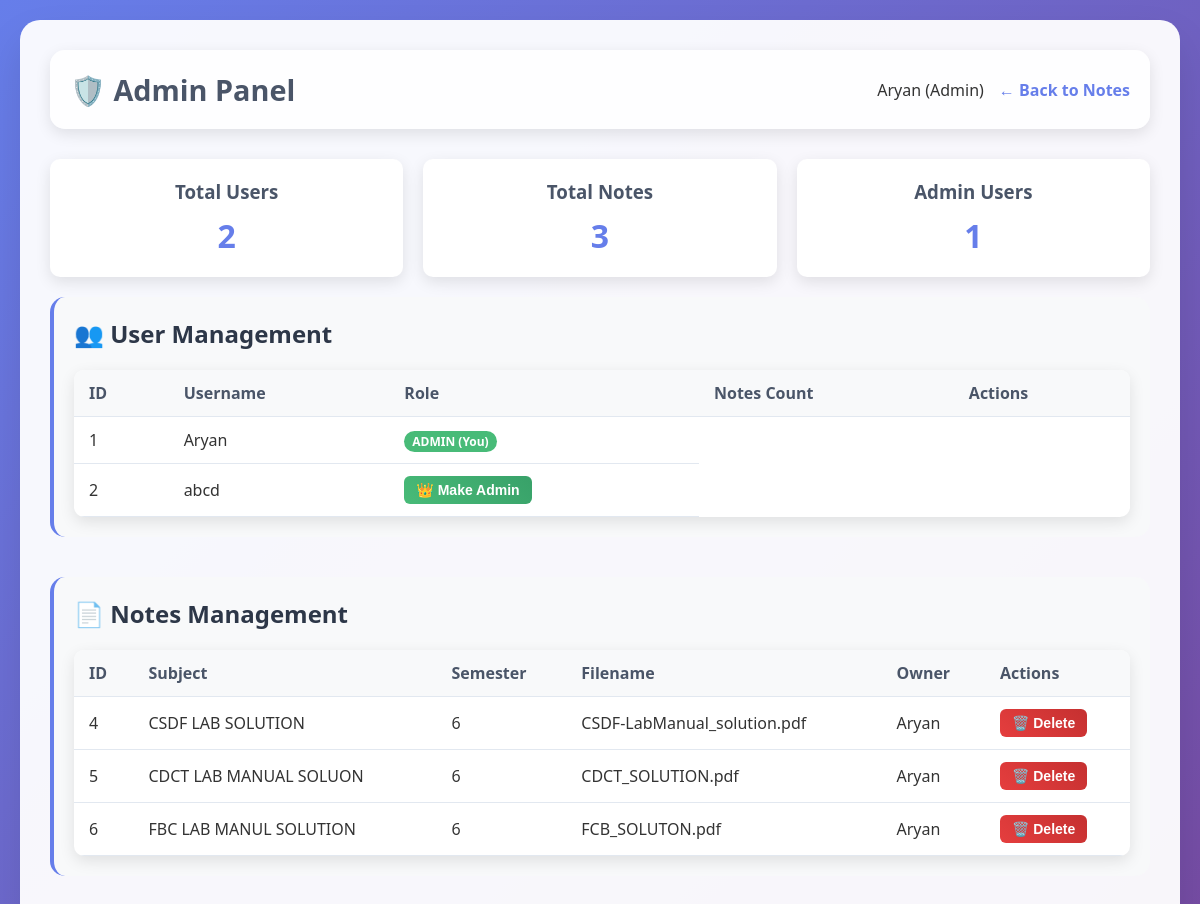
The page /admin (signed in) on the database its author committed.
### myapk.py (models this page shows, shortened)
class User(UserMixin, db.Model):
    id = db.Column(db.Integer, primary_key=True)
    username = db.Column(db.String(150), unique=True, nullable=False)
    password_hash = db.Column(db.String(150), nullable=False)
    is_admin = db.Column(db.Boolean, default=False)
    notes = db.relationship('Note', backref='user', lazy=True)

class Note(db.Model):
    id = db.Column(db.Integer, primary_key=True)
    subject = db.Column(db.String(200), nullable=False)
    semester = db.Column(db.String(100), nullable=False)
    filename = db.Column(db.String(200), nullable=False)
    user_id = db.Column(db.Integer, db.ForeignKey('user.id'), nullable=False)
    is_global = db.Column(db.Boolean, default=False)
    category = db.Column(db.String(50), default='General')
    ratings = db.relationship('Rating', backref='note', lazy=True, cascade='all, delete-orphan')

### myapk.py (the view)
@app.route("/admin")
@login_required
def admin_panel():
    if not current_user.is_admin:
        flash('Access denied. Admin privileges required.', 'error')
        return redirect(url_for('index'))
    users = User.query.all()
    notes = Note.query.all()
    return render_template('admin.html', users=users, notes=notes)

### myapk.py (called while the page is built)
@login_manager.user_loader
def load_user(user_id):
    return User.query.get(int(user_id))

### templates/admin.html (shortened to what this page needs)
<!DOCTYPE html>
<html lang="en">
<head>
</head>
<body>
    <div class="container">
        <nav class="nav">
            <h1>🛡️ Admin Panel</h1>
            <div class="user-info">
                <span>{{ current_user.username }} (Admin)</span>
                <a href="{{ url_for('index') }}">← Back to Notes</a>
            </div>
        </nav>
        <div class="stats">
            <div class="stat-card">
                <h3>Total Users</h3>
                <div class="number">{{ users|length }}</div>
            </div>
            <div class="stat-card">
                <h3>Total Notes</h3>
                <div class="number">{{ notes|length }}</div>
            </div>
            <div class="stat-card">
                <h3>Admin Users</h3>
                <div class="number">{{ users|selectattr('is_admin')|list|length }}</div>
            </div>
        </div>
        <div class="section">
            <h2>👥 User Management</h2>
            <table>
                <thead>
                    <tr>
                        <th>ID</th>
                        <th>Username</th>
                        <th>Role</th>
                        <th>Notes Count</th>
                        <th>Actions</th>
                    </tr>
                </thead>
                <tbody>
                    {% for user in users %}
                    <tr>
                        <td>{{ user.id }}</td>
                        <td>{{ user.username }}</td>
                        <td>
                            {% if user.is_admin %}
                                {% if user.id != current_user.id %}
                                    <form method="POST" action="{{ url_for('demote_user', user_id=user.id) }}" style="display: inline;" onsubmit="return confirm('Are you sure you want to demote {{ user.username }} from admin?')">
                                        <button type="submit" class="btn btn-warning">👎 Demote</button>
                                    </form>
                                    <span class="admin-badge">ADMIN</span>
                                {% else %}
                                    <span class="admin-badge">ADMIN (You)</span>
                                {% endif %}
                            {% else %}
                                <form method="POST" action="{{ url_for('promote_user', user_id=user.id) }}" style="display: inline;" onsubmit="return confirm('Are you sure you want to promote {{ user.username }} to admin?')">
                                    <button type="submit" class="btn btn-success">👑 Make Admin</button>
                                </form>
                            {% endif %}
                        </td>
                    </tr>
                    {% endfor %}
                </tbody>
            </table>
        </div>
        <div class="section">
            <h2>📄 Notes Management</h2>
            <table>
                <thead>
                    <tr>
                        <th>ID</th>
                        <th>Subject</th>
                        <th>Semester</th>
                        <th>Filename</th>
                        <th>Owner</th>
                        <th>Actions</th>
                    </tr>
                </thead>
                <tbody>
                    {% for note in notes %}
                    <tr>
                        <td>{{ note.id }}</td>
                        <td>{{ note.subject }}</td>
                        <td>{{ note.semester }}</td>
                        <td>{{ note.filename }}</td>
                        <td>{{ note.user.username }}</td>
                        <td>
                            <form method="POST" action="{{ url_for('delete_note', note_id=note.id) }}" style="display: inline;" onsubmit="return confirm('Are you sure you want to delete this note? This action cannot be undone.')">
                                <button type="submit" class="btn btn-danger">🗑️ Delete</button>
                            </form>
                        </td>
                    </tr>
                    {% endfor %}
                </tbody>
            </table>
        </div>
    </div>
</body>
</html>

### templates/admin.html (style rules this page uses)
* { margin: 0; padding: 0; box-sizing: border-box; }
body { font-family: 'Segoe UI', Tahoma, Geneva, Verdana, sans-serif; background: linear-gradient(135deg, #667eea 0%, #764ba2 100%); color: #333; min-height: 100vh; padding: 20px; }
.container { width: min(100%, 1200px); margin: 0 auto; background: rgba(255, 255, 255, 0.95); border-radius: 20px; padding: 30px; box-shadow: 0 20px 40px rgba(0,0,0,0.1); }
.nav { display: flex; justify-content: space-between; align-items: center; margin-bottom: 30px; padding: 20px; background: rgba(255, 255, 255, 0.9); border-radius: 15px; box-shadow: 0 5px 15px rgba(0,0,0,0.1); }
.nav h1 { margin: 0; font-size: 1.8em; color: #4a5568; }
.nav .user-info { display: flex; align-items: center; gap: 15px; }
.nav a { color: #667eea; text-decoration: none; font-weight: 600; transition: all 0.3s ease; }
.section { margin-bottom: 40px; background: #f8f9fa; border-radius: 15px; padding: 20px; border-left: 4px solid #667eea; }
.section h2 { color: #2d3748; margin-bottom: 20px; font-size: 1.5em; }
.stats { display: grid; grid-template-columns: repeat(auto-fit, minmax(200px, 1fr)); gap: 20px; margin-bottom: 20px; }
.stat-card { background: white; padding: 20px; border-radius: 10px; text-align: center; box-shadow: 0 5px 15px rgba(0,0,0,0.1); }
.stat-card h3 { color: #4a5568; margin-bottom: 10px; }
.stat-card .number { font-size: 2em; font-weight: bold; color: #667eea; }
table { width: 100%; border-collapse: collapse; background: white; border-radius: 10px; overflow: hidden; box-shadow: 0 5px 15px rgba(0,0,0,0.1); }
th, td { padding: 12px 15px; text-align: left; border-bottom: 1px solid #e2e8f0; }
th { background: #f8f9fa; font-weight: 600; color: #4a5568; }
.btn { padding: 6px 12px; border: none; border-radius: 6px; text-decoration: none; font-size: 14px; font-weight: 600; transition: all 0.3s ease; display: inline-block; cursor: pointer; }
.btn-danger { background: linear-gradient(45deg, #e53e3e, #c53030); color: white; }
.btn-success { background: linear-gradient(45deg, #48bb78, #38a169); color: white; }
.admin-badge { background: #48bb78; color: white; padding: 2px 8px; border-radius: 12px; font-size: 12px; font-weight: 600; }

### rows shown on the page
User: username "Aryan", id "1", is_admin "ADMIN (You)"
User: id "2", username "abcd"
Note: id "4", subject "CSDF LAB SOLUTION", semester "6", filename "CSDF-LabManual_solution.pdf", user.username "Aryan"
Note: id "5", subject "CDCT LAB MANUAL SOLUON", semester "6", filename "CDCT_SOLUTION.pdf", user.username "Aryan"
Note: id "6", subject "FBC LAB MANUL SOLUTION", semester "6", filename "FCB_SOLUTON.pdf", user.username "Aryan"

### other values the page prints
{{ users|length }} "2"
{{ notes|length }} "3"
{{ users|selectattr('is_admin')|list|length }} "1"
